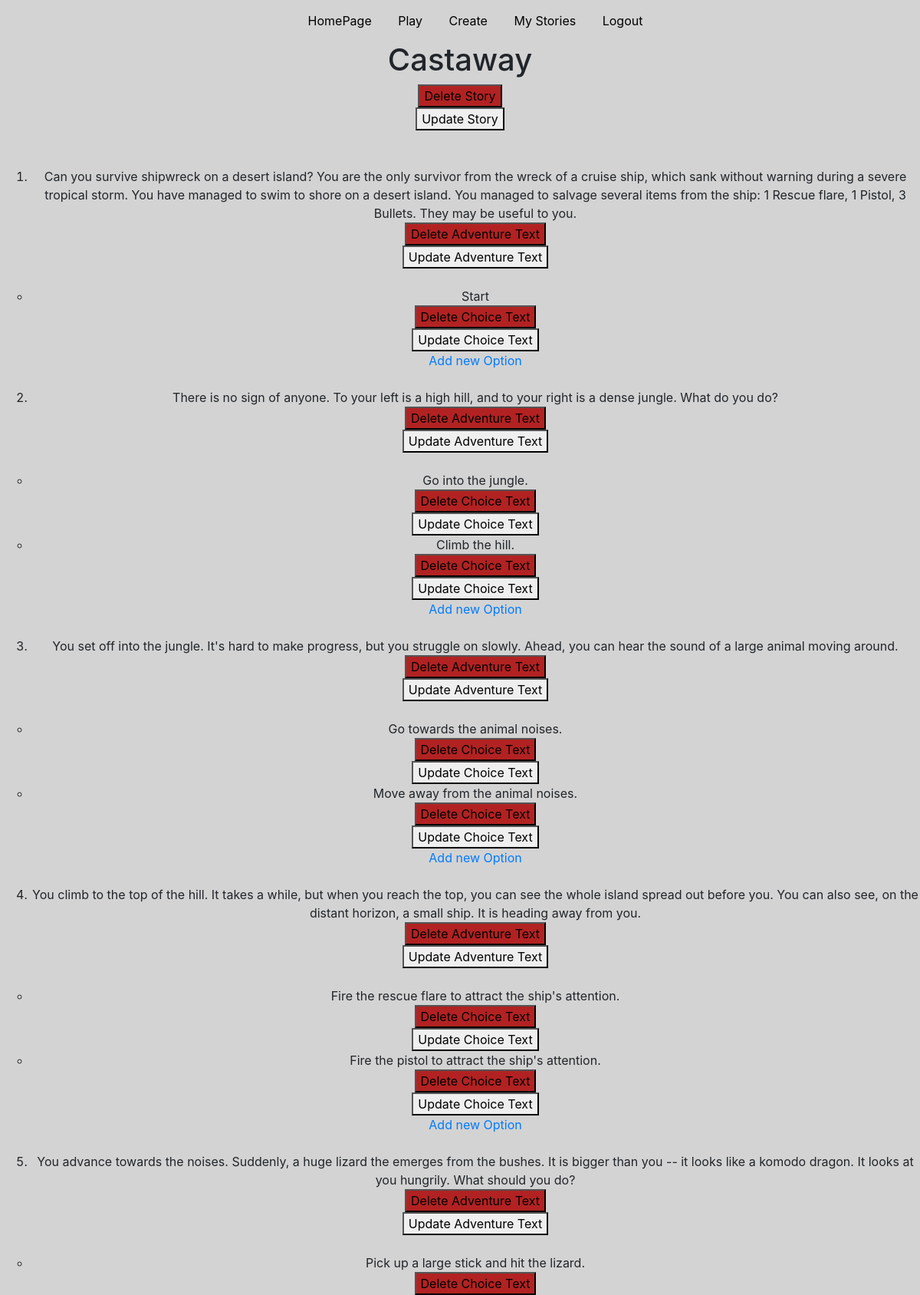
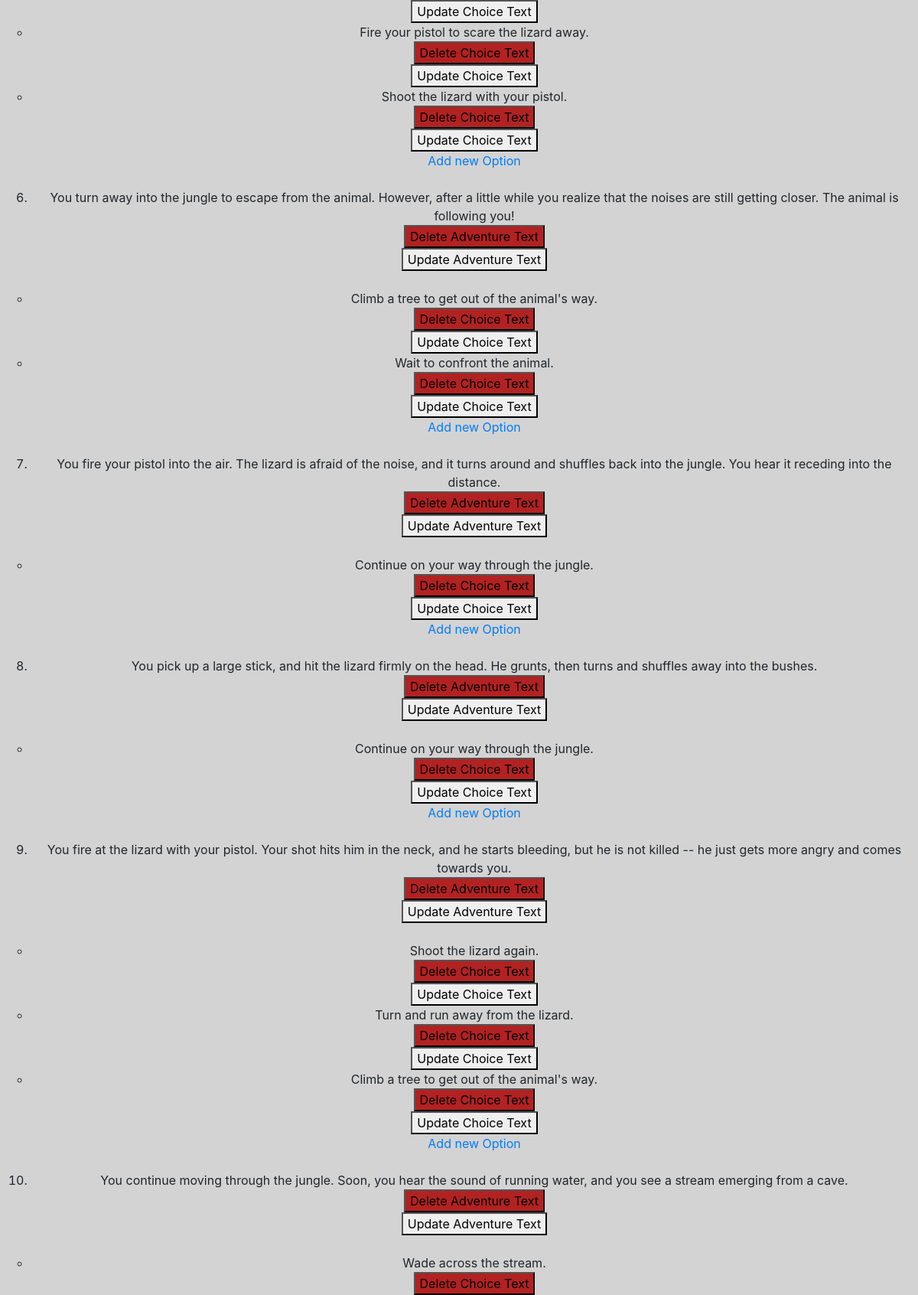
Screenshot of /AdvAPP/authen/edit/Castaway/ (signed in, upper part) with the database file from the repository (2 pictures, top to bottom).
### AdvAPP/models.py (models this page shows)
class Stories(models.Model):
    story_title = models.CharField(max_length=100, default="Choose Your Own Adventure")
    author = models.CharField(max_length=100, default="anonymous")
    published = models.BooleanField(default=False)
    def __str__(self):
        return self.story_title

class AdventureText(models.Model):
    story = models.ForeignKey(Stories, default="", on_delete=models.CASCADE)
    adv_text = models.TextField()
    def __str__(self):
        return self.adv_text

class ChoiceText(models.Model):
    choice_text = models.CharField(max_length=300)
    choice_of = models.ForeignKey(AdventureText, on_delete=models.CASCADE)
    result_text = models.IntegerField(default=0)
    def __str__(self):
        return self.choice_text

### authen/views.py (the view)
# urls.py: path('edit/<str:story_title>/', views.user_edit, name='user_edit'),
def user_edit(request, story_title):
    story = Stories.objects.get(story_title=story_title)
    context = {
        'story' : story,
    }
    return render(request, 'authen/useredit.html', context)

### templates/authen/useredit.html (shortened to what this page needs)
{% extends 'base.html' %}
{% load static %}
{% block nav %} {% include "navbar2.html" %} {% endblock %}
{% block content %}
    {% if user.is_authenticated %}
    <h1 id="page">{{ story }}</h1>
    <div id="center">
        <form action="../../delete/{{"story"}}/{{ story.id }}" method="get">
            <button type="submit" id="delete" onclick="return confirmdelete()">Delete Story</button>
        </form>
        <form action="../../update/{{"story"}}/{{ story.id }}" method="get">
            <button type="submit" id="update">Update Story</button>
        </form>
    </div>
    <br> <br>
    <div id="stories">
    {% if story %}
        <ol>
        {% for adv in story.adventuretext_set.all %}
            <li>{{ adv }}
            <form action="../../delete/{{"adventure"}}/{{ adv.id }}" method="get">
                <button type="submit" id="delete" onclick="return confirmdelete()">Delete Adventure Text</button>
            </form>
            <form action="../../update/{{"adventure"}}/{{ adv.id }}" method="get">
                <button type="submit" id="update">Update Adventure Text</button>
            </form>
                <ul>
                {% for choice in adv.choicetext_set.all %}
                    <li>{{ choice }}</li>
                    <form action="../../delete/{{"choice"}}/{{ choice.id }}" method="get">
                        <button type="submit" id="delete" onclick="return confirmdelete()">Delete Choice Text</button>
                    </form>
                    <form action="../../update/{{"choice"}}/{{ choice.id }}" method="get" >
                        <button type="submit" id="update">Update Choice Text</button>
                    </form>
                {% endfor %}
                </ul>
            </li>
            <a href="/AdvAPP/authen/create/{{ adv.story.pk }}/{{ adv.pk }}">Add new Option</a>
            <br><br>
        {% endfor %}
        </ol>
        {% else %}
            <p>No stories are available.</p>
    {% endif %}
    </div>
    {% else %}
        <h1>Not logged in! Please Login or Register</h1>
        <button><a href="{% url 'AdvAPP:authen:login' %}">Login</a></button>
    {% endif %}
{% endblock %}

### static/style.css (style rules this page uses)
#page { align-content: center; text-align: center; }
#center { text-align: center; align-content: center; }
h1 { align-content: center; text-align: center; }
body { background-color: lightgray; }
#stories { text-align: center; align-content: center; }
#stories ul { display: inline; }
#delete { background-color: firebrick; }
#update { display: inline; }

### rows the page displays
Stories: story_title "Castaway"
AdventureText: adv_text "Can you survive shipwreck on a desert island? You are the only survivor from the wreck of a cruise ship, which sank without warning during a severe tropical storm. You have managed to swim to shore on a desert island. You managed to salvage several items from the ship: 1 Rescue flare, 1 Pistol, 3 Bullets. They may be useful to you."
ChoiceText: choice_text "Start"
AdventureText: adv_text "There is no sign of anyone. To your left is a high hill, and to your right is a dense jungle. What do you do?"
ChoiceText: choice_text "Go into the jungle."
ChoiceText: choice_text "Climb the hill."
AdventureText: adv_text "You set off into the jungle. It's hard to make progress, but you struggle on slowly. Ahead, you can hear the sound of a large animal moving around."
ChoiceText: choice_text "Go towards the animal noises."
ChoiceText: choice_text "Move away from the animal noises."
AdventureText: adv_text "You climb to the top of the hill. It takes a while, but when you reach the top, you can see the whole island spread out before you. You can also see, on the distant horizon, a small ship. It is heading away from you."
ChoiceText: choice_text "Fire the rescue flare to attract the ship's attention."
ChoiceText: choice_text "Fire the pistol to attract the ship's attention."
AdventureText: adv_text "You advance towards the noises. Suddenly, a huge lizard the emerges from the bushes. It is bigger than you -- it looks like a komodo dragon. It looks at you hungrily. What should you do?"
ChoiceText: choice_text "Pick up a large stick and hit the lizard."
ChoiceText: choice_text "Fire your pistol to scare the lizard away."
ChoiceText: choice_text "Shoot the lizard with your pistol."
AdventureText: adv_text "You turn away into the jungle to escape from the animal. However, after a little while you realize that the noises are still getting closer. The animal is following you!"
ChoiceText: choice_text "Climb a tree to get out of the animal's way."
ChoiceText: choice_text "Wait to confront the animal."
AdventureText: adv_text "You fire your pistol into the air. The lizard is afraid of the noise, and it turns around and shuffles back into the jungle. You hear it receding into the distance."
ChoiceText: choice_text "Continue on your way through the jungle."
AdventureText: adv_text "You pick up a large stick, and hit the lizard firmly on the head. He grunts, then turns and shuffles away into the bushes."
ChoiceText: choice_text "Continue on your way through the jungle."
AdventureText: adv_text "You fire at the lizard with your pistol. Your shot hits him in the neck, and he starts bleeding, but he is not killed -- he just gets more angry and comes towards you."
ChoiceText: choice_text "Shoot the lizard again."
ChoiceText: choice_text "Turn and run away from the lizard."
ChoiceText: choice_text "Climb a tree to get out of the animal's way."
AdventureText: adv_text "You continue moving through the jungle. Soon, you hear the sound of running water, and you see a stream emerging from a cave."
ChoiceText: choice_text "Wade across the stream."
